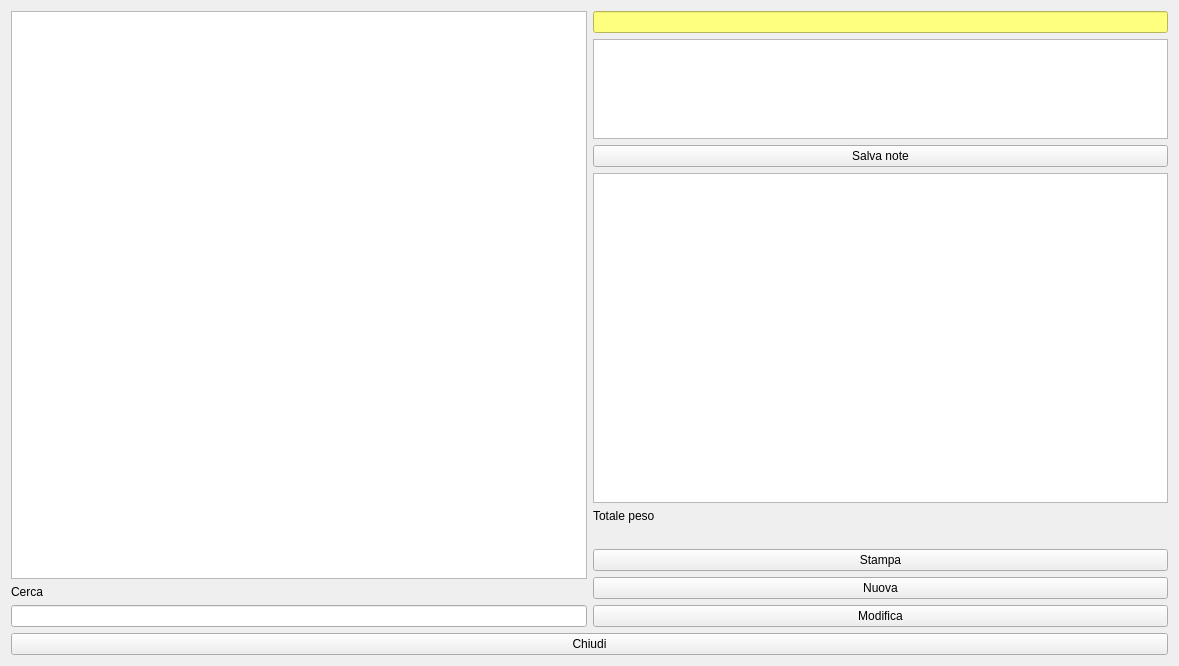
<?xml version="1.0" encoding="UTF-8"?>
<ui version="4.0">
 <class>HRecipes</class>
 <widget class="QWidget" name="HRecipes">
  <property name="windowModality">
   <enum>Qt::ApplicationModal</enum>
  </property>
  <property name="geometry">
   <rect>
    <x>0</x>
    <y>0</y>
    <width>1179</width>
    <height>666</height>
   </rect>
  </property>
  <property name="windowTitle">
   <string>Ricette</string>
  </property>
  <property name="windowIcon">
   <iconset resource="resources.qrc">
    <normaloff>:/Resources/Notepad.PNG</normaloff>:/Resources/Notepad.PNG</iconset>
  </property>
  <layout class="QVBoxLayout" name="verticalLayout_4">
   <item>
    <layout class="QHBoxLayout" name="horizontalLayout_2">
     <item>
      <layout class="QVBoxLayout" name="verticalLayout_3">
       <item>
        <widget class="QListView" name="lvProdotti">
         <property name="toolTip">
          <string>&lt;html&gt;&lt;head/&gt;&lt;body&gt;&lt;p&gt;Inserisci prodotto nella produzione&lt;/p&gt;&lt;/body&gt;&lt;/html&gt;</string>
         </property>
         <property name="alternatingRowColors">
          <bool>true</bool>
         </property>
        </widget>
       </item>
       <item>
        <widget class="QLabel" name="label">
         <property name="text">
          <string>Cerca</string>
         </property>
        </widget>
       </item>
       <item>
        <widget class="QLineEdit" name="lineEdit"/>
       </item>
       <item>
        <layout class="QVBoxLayout" name="verticalLayout_2"/>
       </item>
      </layout>
     </item>
     <item>
      <layout class="QVBoxLayout" name="verticalLayout">
       <item>
        <widget class="QLineEdit" name="leNomeRicetta">
         <property name="styleSheet">
          <string notr="true">background-color: rgb(255, 255, 127);</string>
         </property>
        </widget>
       </item>
       <item>
        <widget class="QTextEdit" name="teNote">
         <property name="enabled">
          <bool>true</bool>
         </property>
         <property name="sizePolicy">
          <sizepolicy hsizetype="Expanding" vsizetype="Preferred">
           <horstretch>0</horstretch>
           <verstretch>0</verstretch>
          </sizepolicy>
         </property>
         <property name="maximumSize">
          <size>
           <width>16777215</width>
           <height>100</height>
          </size>
         </property>
         <property name="baseSize">
          <size>
           <width>0</width>
           <height>34</height>
          </size>
         </property>
         <property name="readOnly">
          <bool>false</bool>
         </property>
        </widget>
       </item>
       <item>
        <widget class="QPushButton" name="pbNote">
         <property name="text">
          <string>Salva note</string>
         </property>
        </widget>
       </item>
       <item>
        <widget class="QTableView" name="tvRecipe">
         <property name="alternatingRowColors">
          <bool>true</bool>
         </property>
         <property name="selectionMode">
          <enum>QAbstractItemView::SingleSelection</enum>
         </property>
         <property name="selectionBehavior">
          <enum>QAbstractItemView::SelectRows</enum>
         </property>
         <property name="textElideMode">
          <enum>Qt::ElideNone</enum>
         </property>
         <attribute name="horizontalHeaderCascadingSectionResizes">
          <bool>true</bool>
         </attribute>
         <attribute name="horizontalHeaderStretchLastSection">
          <bool>true</bool>
         </attribute>
         <attribute name="verticalHeaderStretchLastSection">
          <bool>false</bool>
         </attribute>
        </widget>
       </item>
       <item>
        <widget class="QLabel" name="label_3">
         <property name="text">
          <string>Totale peso</string>
         </property>
        </widget>
       </item>
       <item>
        <widget class="QLabel" name="labelPeso">
         <property name="text">
          <string/>
         </property>
        </widget>
       </item>
       <item>
        <widget class="QPushButton" name="pushButton_6">
         <property name="text">
          <string>Stampa</string>
         </property>
         <property name="icon">
          <iconset>
           <normaloff>:/Resources/Printer-icon.png</normaloff>:/Resources/Printer-icon.png</iconset>
         </property>
        </widget>
       </item>
       <item>
        <widget class="QPushButton" name="pushButton">
         <property name="toolTip">
          <string>&lt;html&gt;&lt;head/&gt;&lt;body&gt;&lt;p&gt;Crea una nuova ricetta per il prodotto selezionato&lt;/p&gt;&lt;/body&gt;&lt;/html&gt;</string>
         </property>
         <property name="text">
          <string>Nuova</string>
         </property>
         <property name="icon">
          <iconset resource="resources.qrc">
           <normaloff>:/Resources/Plus.PNG</normaloff>:/Resources/Plus.PNG</iconset>
         </property>
        </widget>
       </item>
       <item>
        <widget class="QPushButton" name="pushButton_2">
         <property name="text">
          <string>Modifica</string>
         </property>
         <property name="icon">
          <iconset resource="resources.qrc">
           <normaloff>:/Resources/Actions-configure-icon.png</normaloff>:/Resources/Actions-configure-icon.png</iconset>
         </property>
        </widget>
       </item>
      </layout>
     </item>
    </layout>
   </item>
   <item>
    <widget class="QPushButton" name="pushButton_5">
     <property name="text">
      <string>Chiudi</string>
     </property>
     <property name="icon">
      <iconset resource="resources.qrc">
       <normaloff>:/Resources/Actions-window-close-icon.png</normaloff>:/Resources/Actions-window-close-icon.png</iconset>
     </property>
     <property name="iconSize">
      <size>
       <width>32</width>
       <height>32</height>
      </size>
     </property>
    </widget>
   </item>
   <item>
    <layout class="QHBoxLayout" name="horizontalLayout"/>
   </item>
  </layout>
 </widget>
 <resources>
  <include location="resources.qrc"/>
 </resources>
 <connections/>
</ui>
